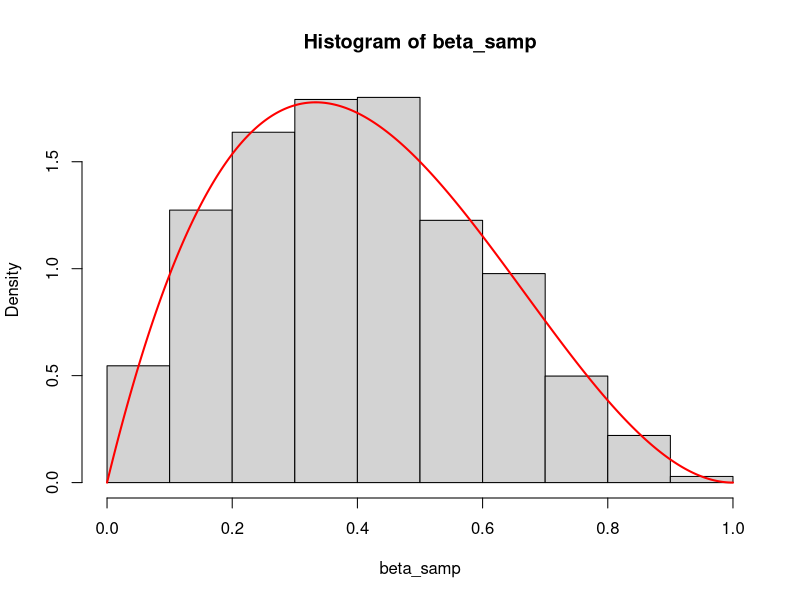
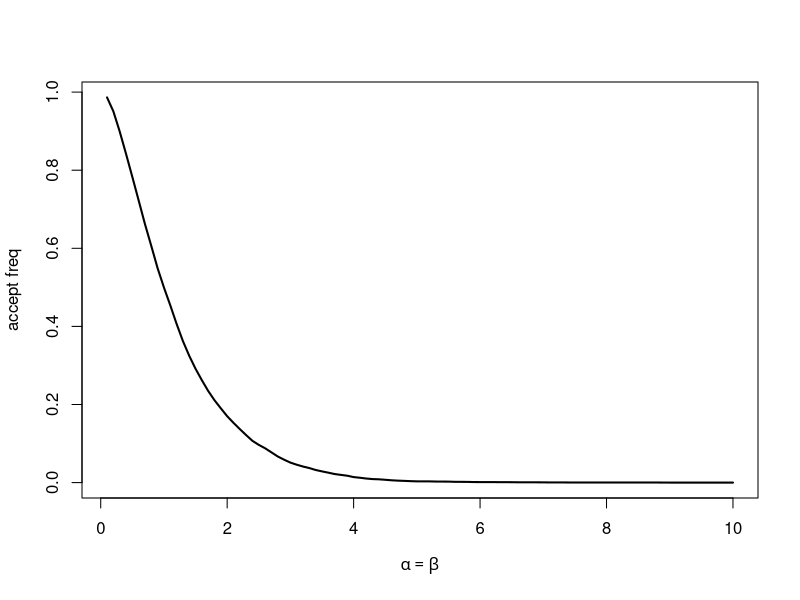
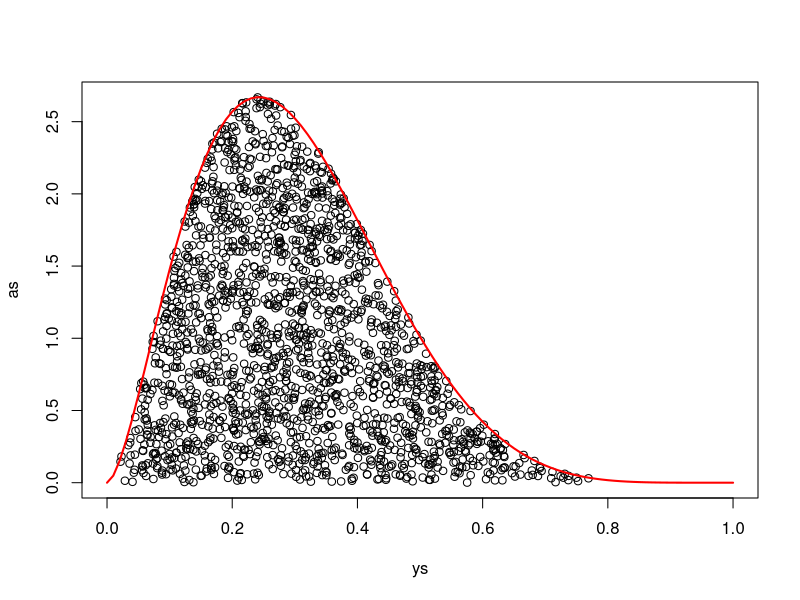
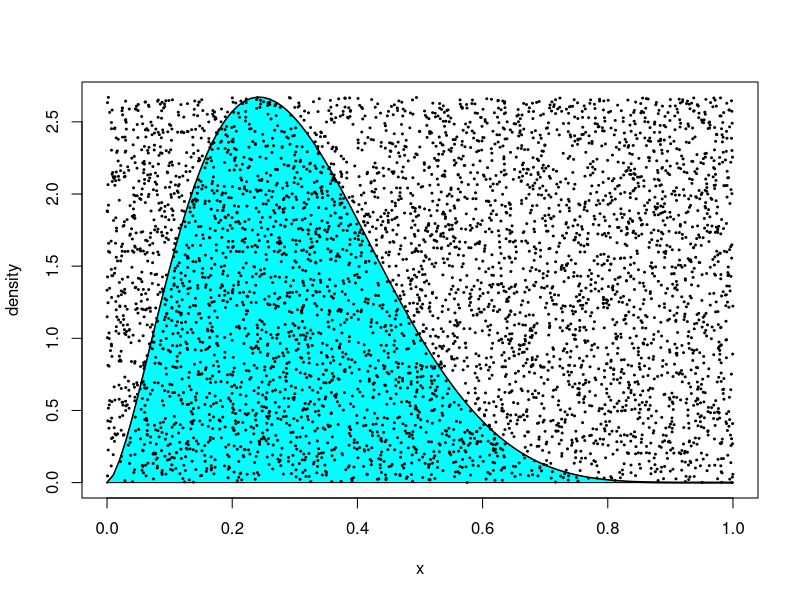

The R script that drew these images, in order:
############################################
##### chp2: random variable generation #####
############################################


############################################
#### EX 2.11: Beta generation (Johnk's Thm)
set.seed(1)

n <- 10000
U <- runif(n)
V <- runif(n)

## generation
alph <- 2
bet <- 3
beta_samp <- 
ifelse((U^(1/alph) + V^(1/bet)) <= 1,
       (U^(1/alph))/(U^(1/alph) + V^(1/bet)), NA)

x <- seq(0, 1, length.out = 1000)
fx <- dbeta(x, alph, bet)

hist(beta_samp, freq = F)
lines(x, fx, col = 'red', lwd = 2)

## acceptance rate
alpha <- .1*(1:100)
probs <- rep(0,100)
for (i in 1:100){
  probs[i] <- length( U[(U^(1/alpha[i])+V^(1/alpha[i]))<=1] )/n
}

plot(alpha,probs,type="l",xlab=expression(alpha==beta),
     ylab="accept freq",lwd=2)

############################################
#### EX 2.16: Beta simulation (accept-reject)
#### Beta(2.7,6.3) based on uniforms
set.seed(2)
n <- 5000

ys <- runif(n)
maxd <- dbeta(1.7/(1.7+5.3),2.7,6.3)
us <- maxd*runif(n)
val <- seq(0,1.,.01)
valf <- dbeta(val,shape1=2.7,shape2=6.3)

as <- ifelse(us < dbeta(ys,2.7,6.3), us, NA)
plot(ys, as)
lines(val, valf, lwd = 2, col = 'red')


plot(val,valf,type="l",xlab="x",ylab="density",lwd=2)
polygon(c(val,rev(val)),c(valf,0*valf),col="cyan")
points(ys,us,cex=.4,pch=20)











